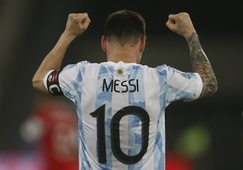
#> input picture Wallpapers Folder/BackNumber.jpg, 243 x 170 px, shrunk from 700 x 489 before the run; its folder holds 4 pictures in this run
$ jupyter execute image_converter.ipynb
#> lines starting #> are read from the running program, lines starting #| are printed output that depends on the picture
[cell 1]
import os
from PIL import Image, ImageFilter

[cell 2]
path = "./Wallpapers Folder"
pathOut = "./Results set"

# Create the output directory if it doesn't exist
os.makedirs(pathOut, exist_ok=True)

for filename in os.listdir(path):
    img = Image.open(f"{path}/{filename}")
#> img is the input picture: PIL image 243x170 RGB; mean R, G, B 76.6, 72, 67
    edit = img.filter(ImageFilter.SHARPEN).convert('L')
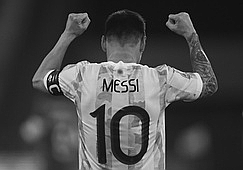
#> edit: PIL image 243x170 L; min 0, max 255, mean 73
    clean_name = os.path.splitext(filename)[0]
    edit.save(f'{pathOut}/{clean_name}_edited.jpg')
#> pass 2 of the loop `for filename in os.listdir(path):`:
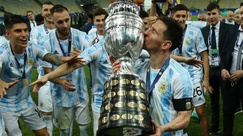
#> input picture Wallpapers Folder/Copakiss.jpg, 243 x 136 px, shrunk from 700 x 393 before the run
#> img is the input picture: PIL image 243x136 RGB; mean R, G, B 93.4, 101.9, 93.5
#> `edit = img.filter(ImageFilter.SHARPEN).convert('L')`:
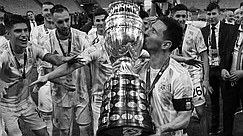
#> edit: PIL image 243x136 L; min 0, max 255, mean 98.7
#> pass 3 of the loop `for filename in os.listdir(path):`:
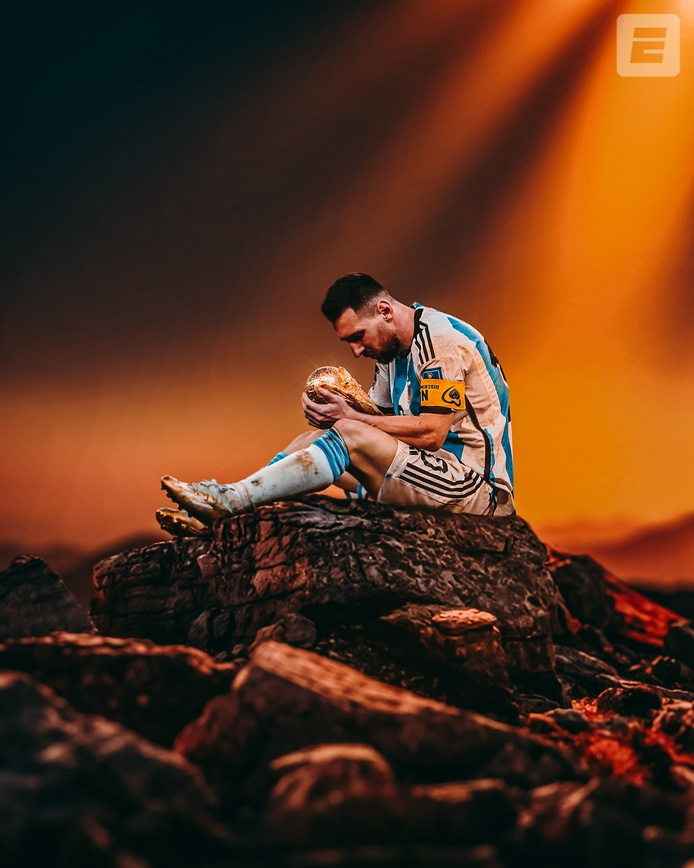
#> input picture Wallpapers Folder/King.jpg, 694 x 868 px, shrunk from 2000 x 2500 before the run
#> img is the input picture: PIL image 694x868 RGB; mean R, G, B 89.9, 51.6, 28
#> `edit = img.filter(ImageFilter.SHARPEN).convert('L')`:
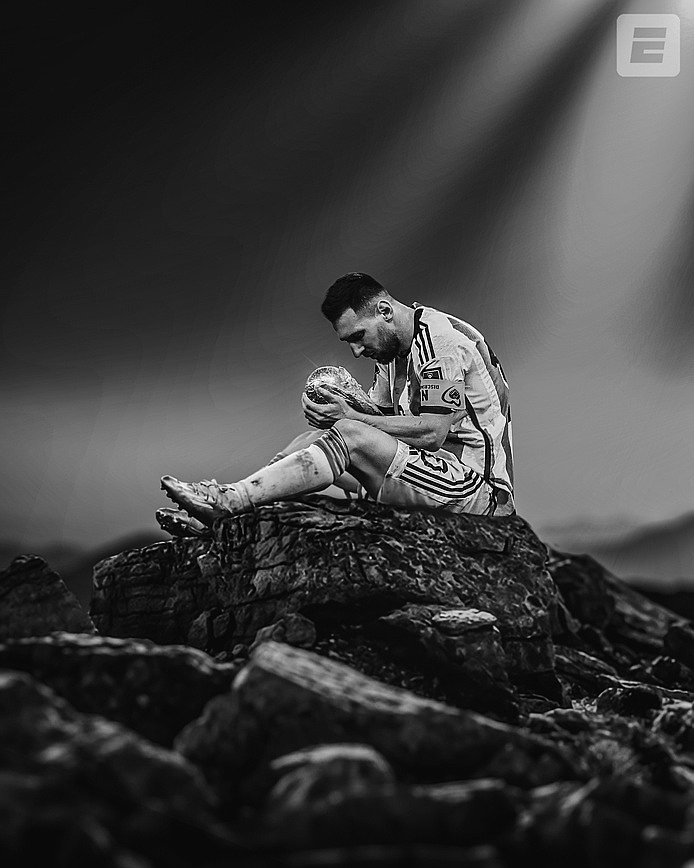
#> edit: PIL image 694x868 L; min 0, max 255, mean 60.5
#> the loop made 4 passes; the first 3 are shown
